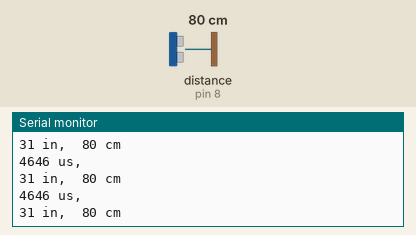
Recording of a sketch running on a simulated Arduino Uno, built with avr-gcc and run on an emulated ATmega328P. Shown: the last lines printed to the serial monitor. Wiring (inferred from the names in the program): ultrasonic range finder: trigger pin 7; echo pin 8. The inputs (shaded band) are chosen by the test bench; at power-on: distance to the obstacle (sensor on pin 8) 80 cm. The echo pulse lasts 58.3 µs per cm.

Above: at 1.3 s.
1.4 s: distance to the obstacle (sensor on pin 8) set to 2 cm
At 1.83 s:
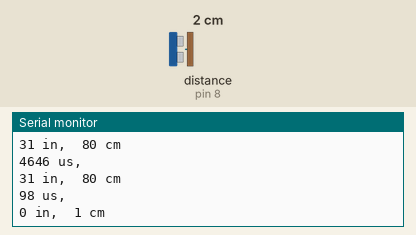
2.9 s: distance to the obstacle (sensor on pin 8) set to 4 cm
At 3.33 s:
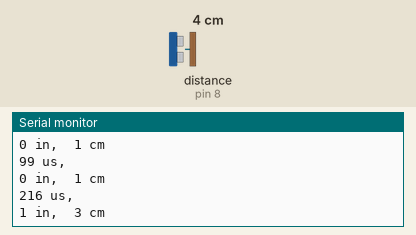
Timing chart, 0 to 5.9 s (numbered marks = the images above; inputs shaded):
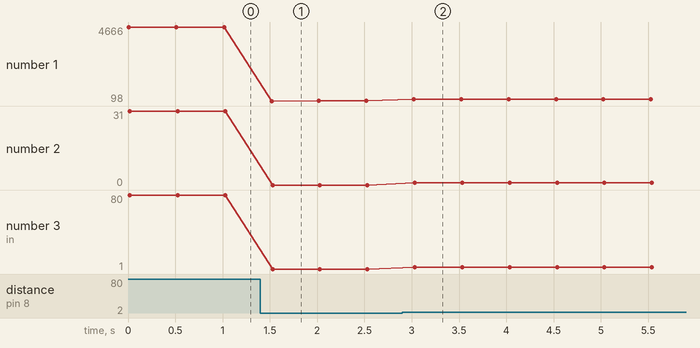

Measured:
- after the input at 1.4 s, the serial monitor: prints a new line after 0.12 s (image 1)
- after the input at 2.9 s, the serial monitor: prints a new line after 0.12 s (image 2)
- plotted number 1: 4646 → 99 after the input at 1.4 s, 99 → 215 after the input at 2.9 s
- plotted number 2: 31 → 0 after the input at 1.4 s
- plotted number 3: 80 → 1 after the input at 1.4 s, 1 → 3 after the input at 2.9 s

The sketch:

Test_Ultrasound.ino
```cpp
#define echo_Pin  8
#define pingPin  7

#define timeout 7000   //this timeout prevents the pulseIn function from waiting up to a second for a signal
// Sound travels 120 cm in 7000 microseconds which is more than the diameter of the mini-class sumo ring, or Dohyo.
// Any echoes received beyond this time would be irrelevant to mini-class sumo competition.

void setup() {
  Serial.begin(9600);
  pinMode(echo_Pin, INPUT);
  pinMode(pingPin, OUTPUT);

  // initialize serial communication between the robot's arduino brain and your computer via USB cable
  Serial.begin(9600);
}

void loop() {

  long duration, inches, cm;

  // The PING))) or chirp of ultrasound is triggered by a HIGH pulse of at least 10 microseconds.
  // Make sure the pin is LOW before and after to ensure a clean HIGH pulse:
  digitalWrite(pingPin, LOW);
  delayMicroseconds(2);
  digitalWrite(pingPin, HIGH);
  delayMicroseconds(10);   //manufacturer recommends at least 10 microseconds
  digitalWrite(pingPin, LOW);

  // record how long it takes to get an echo but only up to the timeout value which is in microseconds
  duration = pulseIn(echo_Pin, HIGH, timeout);

  // convert the time into a distance
  inches = microsecondsToInches(duration);
  cm = microsecondsToCentimeters(duration);

  //print out the results on a single line
  Serial.print(duration);
  Serial.println(" us,  ");
  Serial.print(inches);
  Serial.print(" in,  ");
  Serial.print(cm);
  Serial.println(" cm");  //println prints what is inside the ( ) and then cues up a new line for the next print or println command.

  delay(500);  // delay so that you have time to read the printout in the serial monitor, remove this delay for competition
}

long microsecondsToInches(long microseconds)
{
  // According to Parallax's datasheet for the PING))), there are
  // 73.746 microseconds per inch (i.e. sound travels at 1130 feet per
  // second).  This gives the distance travelled by the ping, outbound
  // and return, so we divide by 2 to get the distance of the obstacle.
  // See: http://www.parallax.com/dl/docs/prod/acc/28015-PING-v1.3.pdf
  return microseconds / 74 / 2;
}

long microsecondsToCentimeters(long microseconds)
{
  // The speed of sound is 340 m/s or 29 microseconds per centimeter.
  // The ping travels out and back, so to find the distance of the
  // object we take half of the distance travelled.
  return microseconds / 29 / 2;
}
```
